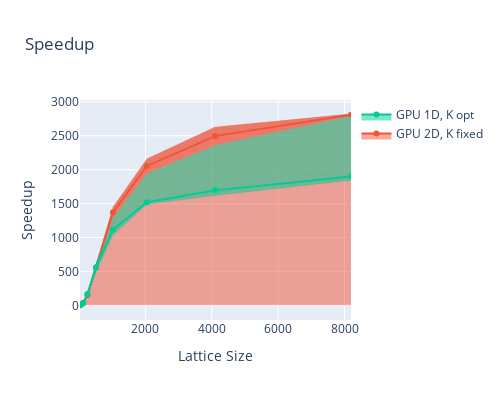

Here is the notebook cell this chart was saved with:
### Code cell
fig = go.Figure()

for idx, (name, dfs, _) in enumerate(runs_gpu):
    for i, df in enumerate(dfs):
        dfs[i]["speedup"] = cpu_df["avgEvolveTime"] / df["avgEvolveTime"]

    df = pd.concat(dfs)
    add_mean_std_trace(fig, df, name, idx + 1, "speedup")

fig.update_layout(title="Speedup", xaxis_title='Lattice Size', yaxis_title="Speedup", width=500, height=400)
# fig.update_yaxes(type="log")
fig.show()

### Figure 1 — Plotly figure (JSON) as saved in the notebook; plotly's stock layout.template omitted (floating-point values rounded to 4 significant figures)
{"data": [{"fill": "tonexty", "line": {"color": "#EF553B", "width": 0.1}, "mode": "lines", "name": "GPU 2D, K fixed upper", "showlegend": false, "type": "scatter", "x": [32, 64, 128, 256, 512, 1024, 2048, 4096, 8192], "y": [1.223, 11.2, 37.83, 159.3, 604.8, 1451.0, 2161.0, 2630.0, 2826.0]}, {"fill": "tonexty", "line": {"color": "#EF553B"}, "mode": "lines+markers", "name": "GPU 2D, K fixed", "type": "scatter", "x": [32, 64, 128, 256, 512, 1024, 2048, 4096, 8192], "y": [1.148, 10.59, 34.65, 150.8, 556.2, 1370.0, 2055.0, 2495.0, 2810.0]}, {"fill": "tonexty", "line": {"color": "#EF553B", "width": 0.1}, "mode": "lines", "name": "GPU 2D, K fixed lower", "showlegend": false, "type": "scatter", "x": [32, 64, 128, 256, 512, 1024, 2048, 4096, 8192], "y": [1.074, 9.983, 31.46, 142.4, 507.7, 1290.0, 1949.0, 2360.0, 2794.0]}, {"fill": "tonexty", "line": {"color": "#00CC96", "width": 0.1}, "mode": "lines", "name": "GPU 1D, K opt upper", "showlegend": false, "type": "scatter", "x": [32, 64, 128, 256, 512, 1024, 2048, 4096, 8192], "y": [1.177, 12.83, 43.33, 188.6, 620.5, 1201.0, 1548.0, 1773.0, 1960.0]}, {"fill": "tonexty", "line": {"color": "#00CC96"}, "mode": "lines+markers", "name": "GPU 1D, K opt", "type": "scatter", "x": [32, 64, 128, 256, 512, 1024, 2048, 4096, 8192], "y": [1.094, 9.452, 35.6, 167.2, 556.1, 1117.0, 1520.0, 1695.0, 1900.0]}, {"fill": "tonexty", "line": {"color": "#00CC96", "width": 0.1}, "mode": "lines", "name": "GPU 1D, K opt lower", "showlegend": false, "type": "scatter", "x": [32, 64, 128, 256, 512, 1024, 2048, 4096, 8192], "y": [1.011, 6.075, 27.88, 145.9, 491.8, 1034.0, 1491.0, 1617.0, 1840.0]}], "layout": {"height": 400, "title": {"text": "Speedup"}, "width": 500, "xaxis": {"title": {"text": "Lattice Size"}}, "yaxis": {"title": {"text": "Speedup"}}}}
